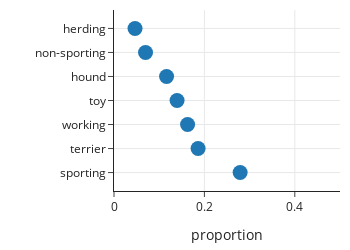

Source (notebook cell):
### Markdown cell above
It's easy to incorrectly conclude from the right
plot that small breeds live twice as long as large breeds.

We also typically want to include 0 when working with proportions, since proportions range from 0 to 1.
The following plot shows the proportion of breeds in each type:

### Code cell
size_props = ((dogs['group'].value_counts() / len(dogs))
              .reset_index()
              .rename(columns={'count': 'proportion'}))

fig = px.scatter(size_props, x='proportion', y='group',
                 width=350, height=250)
fig.update_traces(marker_size=15)
fig.update_xaxes(range=[0, 0.5])
fig.update_yaxes(title_text='')
fig.show()

### Figure 1 — Plotly figure (JSON) as saved in the notebook; plotly's stock layout.template omitted (floating-point values rounded to 4 significant figures)
{"data": [{"hovertemplate": "proportion=%{x}<br>group=%{y}<extra></extra>", "legendgroup": "", "marker": {"color": "#1F77B4", "size": 15, "symbol": "circle"}, "mode": "markers", "name": "", "orientation": "h", "showlegend": false, "type": "scatter", "x": [0.2791, 0.186, 0.1628, 0.1395, 0.1163, 0.06977, 0.04651], "xaxis": "x", "y": ["sporting", "terrier", "working", "toy", "hound", "non-sporting", "herding"], "yaxis": "y"}], "layout": {"height": 250, "legend": {"tracegroupgap": 0}, "width": 350, "xaxis": {"anchor": "y", "domain": [0, 1], "range": [0, 0.5], "title": {"text": "proportion"}, "type": "linear"}, "yaxis": {"anchor": "x", "autorange": true, "domain": [0, 1], "range": [-0.7669, 6.767], "title": {"text": ""}, "type": "category"}}}
